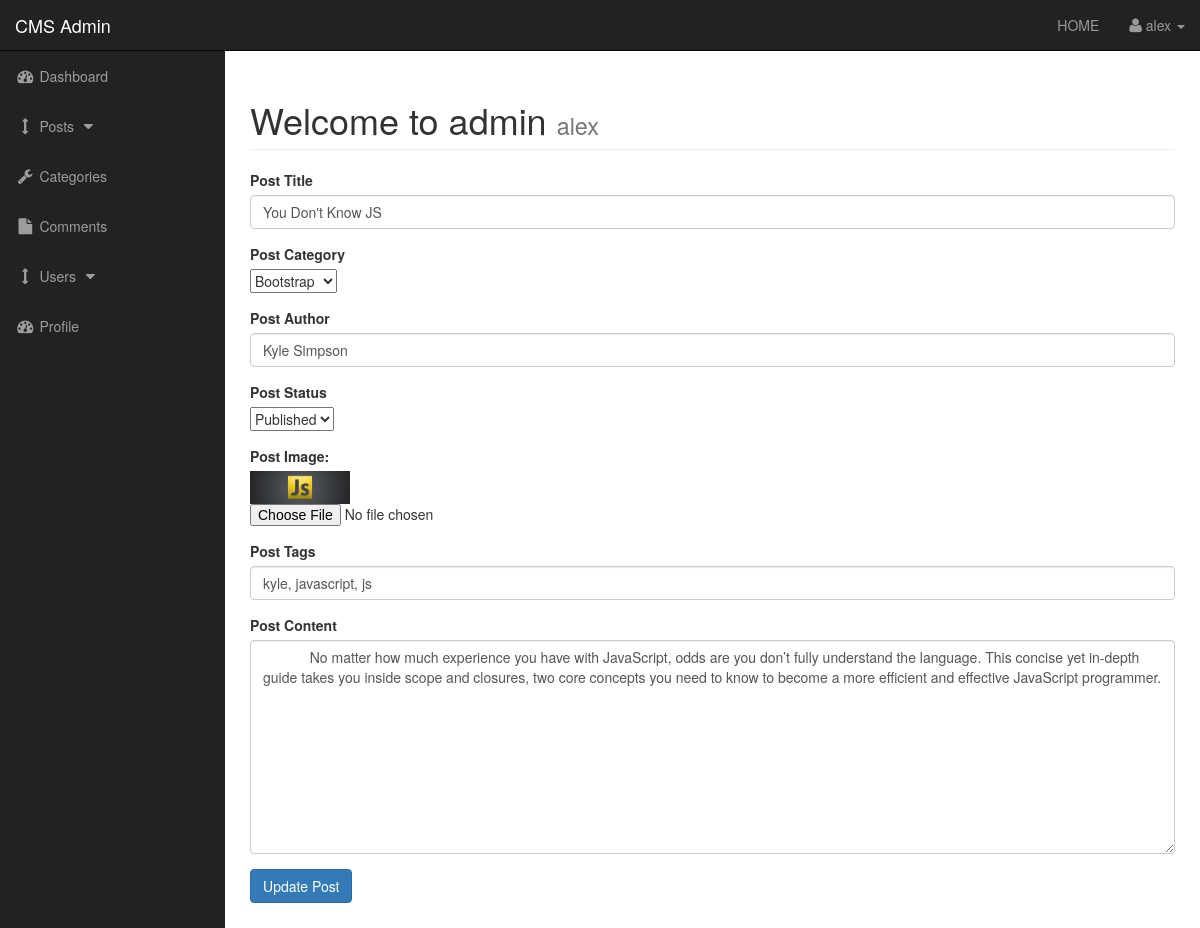
/admin/posts.php?source=edit_post&p_id=1 (signed in), run on an earlier commit of the app's database.
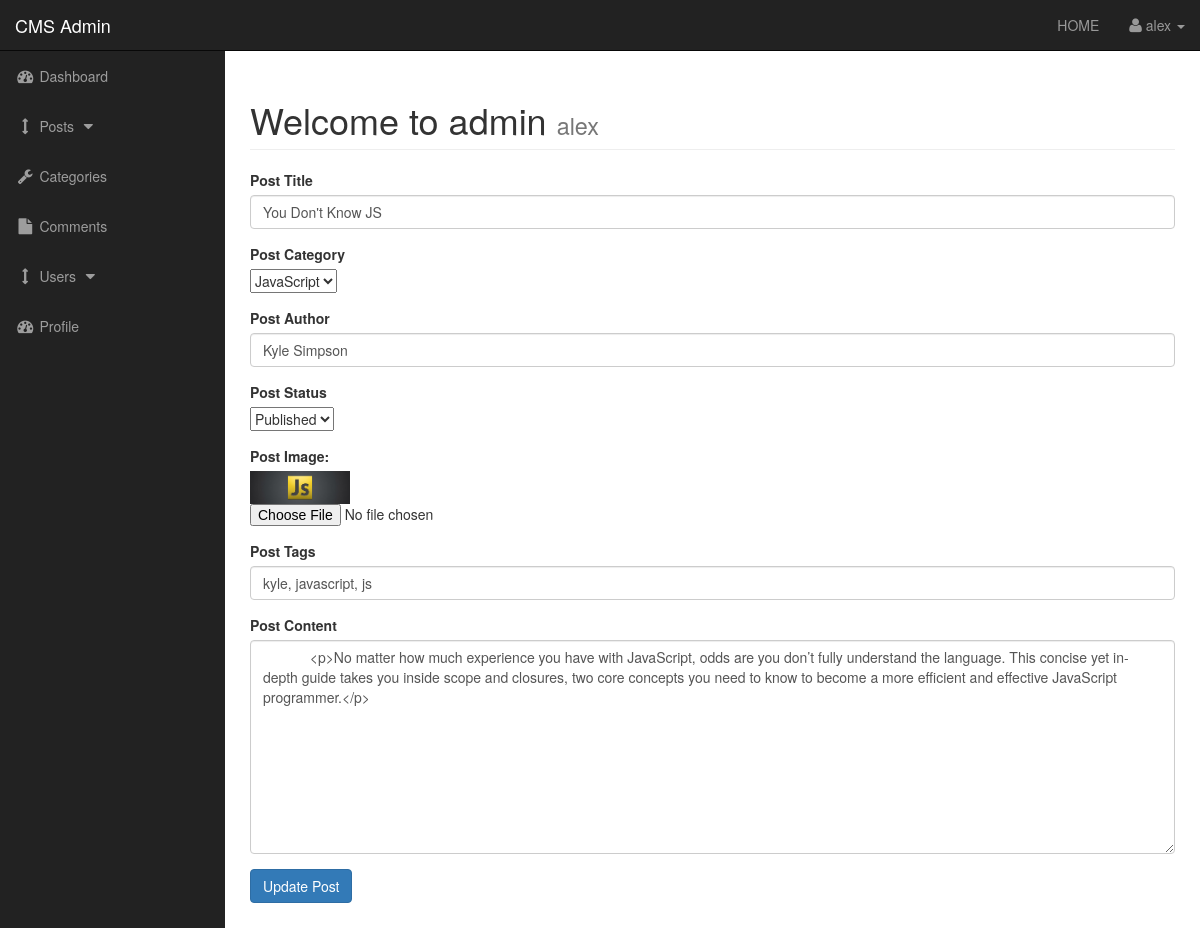
And on a later commit of the database.
### tables this page shows
CREATE TABLE `posts` (
  `post_id` int(3) NOT NULL,
  `post_category_id` int(3) NOT NULL,
  `post_title` varchar(255) NOT NULL,
  `post_author` varchar(255) NOT NULL,
  `post_date` date NOT NULL,
  `post_image` text NOT NULL,
  `post_content` text NOT NULL,
  `post_tags` varchar(255) NOT NULL,
  `post_comment_count` int(11) NOT NULL,
  `post_status` varchar(255) NOT NULL DEFAULT 'draft',
  `post_views_count` int(11) NOT NULL
);

### admin/includes/edit_post.php (the view, shortened to what this page needs)
<?php
if(isset($_GET['p_id'])) {
    $post_id = $_GET['p_id'];
    $query = "SELECT * FROM posts WHERE post_id=$post_id";
    $select_post = mysqli_query($connection, $query);
    while($row = mysqli_fetch_assoc($select_post)) {
        $post_author = $row['post_author'];
        $post_title = $row['post_title'];
        $post_category_id = $row['post_category_id'];
        $post_status = $row['post_status'];
        $post_image = $row['post_image'];
        $post_tags = $row['post_tags'];
        $post_content = $row['post_content'];
    }
}
?>
<form action="" method="post" enctype="multipart/form-data">
    <div class ="form-group">
        <label for ="title">Post Title</label>
        <input value="<?php echo stripslashes($post_title); ?>" type="text" class="form-control" name="post_title">
    </div>
    <div class ="form-group">
        <label for ="post_category">Post Category</label>
        <br>
        <select name="post_category" id="">
            <?php
                $query = "SELECT * FROM categories";
                $select_categories = mysqli_query($connection, $query);
                while($row = mysqli_fetch_assoc($select_categories)) {
                    $cat_id = $row['cat_id'];
                    $cat_title = $row['cat_title'];
                    if($cat_id == $post_category_id) {
                        echo "<option selected value='$cat_id'>{$cat_title}</option>";
                    } else {
                        echo "<option value='$cat_id'>{$cat_title}</option>";
                    }
                }
            ?>
        </select>
    </div>
    <div class ="form-group">
        <label for ="title">Post Author</label>
        <input value="<?php echo $post_author; ?>" type="text" class="form-control" name="post_author">
    </div>
    <div class ="form-group">
        <label for ="post_status">Post Status</label>
        <br>
        <select name="post_status" id="">
            <option value="<?php echo $post_status; ?>"><?php echo ucwords($post_status); ?></option>
        </select>
    </div>
    <div class ="form-group">
        <label for ="post_image">Post Image: </label><br>
        <img src="../images/<?php echo $post_image; ?>" alt="" width="100">
        <input type="file" name="image">
    </div>
    <div class ="form-group">
        <label for ="post_tages">Post Tags</label>
        <input value="<?php echo $post_tags; ?>" type="text" class="form-control" name="post_tags">
    </div>
    <div class ="form-group">
        <label for ="post_content">Post Content</label>
        <textarea type="text" class="form-control" name="post_content" id="" cols="30" rows="10">
            <?php echo $post_content; ?>
        </textarea>
    </div>
    <div class="form-group">
        <input class="btn btn-primary" type="submit" name="update_post" value="Update Post">
    </div>
</form>

What changed in the data, as far as the page shows it:
changed posts "You Don't Know JS": post_content "No matter how much experience you have with JavaScript, odds are you don’t fully understand the language. This concise yet in-depth guide takes you inside scope and closures, two core concepts you need to know to become a more efficient and effective JavaScript programmer." → "<p>No matter how much experience you have with JavaScript, odds are you don’t fully understand the language. This concise yet in-depth guide takes you inside scope and closures, two core concepts you need to know to become a more efficient and effective JavaScript programmer.</p>"
Also different on the page:
form field post_category: "Bootstrap" → "JavaScript"
